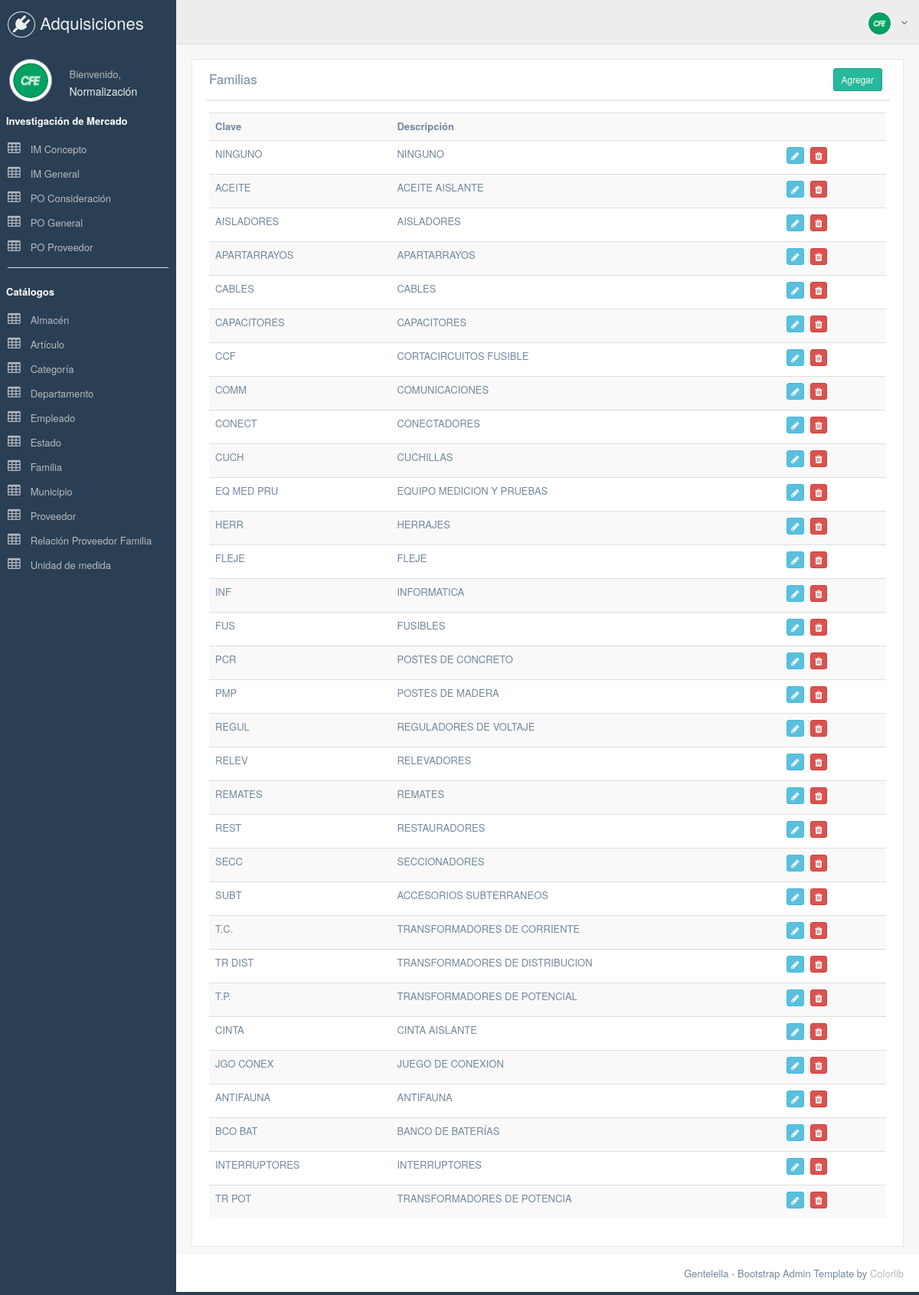
The page /index.php/familia on the database its author committed.
### tables this page shows
CREATE TABLE `familia` (
  `id` int(11) NOT NULL,
  `clave` varchar(20) NOT NULL,
  `descripcion` varchar(250) NOT NULL
);

### application/controllers/Familia.php (called while the page is built, shortened)
<?php
class Familia extends CI_Controller{
    function __construct()
    {
        $this->load->model('Familiamodel');
    }
    function index()
    {
        $data['listafamilia'] = $this->Familiamodel->get_all_listafamilia();
        $data['_view'] = 'familia/index';
        $this->load->view('layouts/main',$data);
    }
}

### index.php (called while the page is built, shortened)
<?php
require_once BASEPATH.'core/CodeIgniter.php';

### application/models/Familiamodel.php (called while the page is built, shortened)
<?php
class Familiamodel extends CI_Model
{
    function get_all_listafamilia()
    {
        return $this->db->get('familia')->result_array();
    }
}

### application/views/familia/index.php (the view)
<div class="row">
  	<div class="col-md-12 col-sm-12 col-xs-12">
        <div class="x_panel">
          	<div class="x_title">
                <h2>Familias</h2>
                <div class="nav navbar-right">
					<a href="<?php echo site_url('familia/add'); ?>" class="btn btn-success btn-sm">Agregar</a>
				</div>
                <div class="clearfix"></div>
          	</div>
          	<div class="x_content">
  				<table class="table table-striped">
				    <tr>
						<th>Clave</th>
						<th>Descripción</th>
						<th></th>
				    </tr>
					<?php foreach($listafamilia as $f){ ?>
				    <tr>
						<td><?php echo $f['clave']; ?></td>
						<td><?php echo $f['descripcion']; ?></td>
						<td>
				            <a href="<?php echo site_url('familia/edit/'.$f['id']); ?>" class="btn btn-info btn-xs"><span class="fa fa-pencil"></span></a>
				            <a href="<?php echo site_url('familia/remove/'.$f['id']); ?>" onclick="return confirm('¿Desea eliminar la familia seleccionada?');" class="btn btn-danger btn-xs"><span class="fa fa-trash"></span></a>
				        </td>
				    </tr>
					<?php } ?>
				</table>
          	</div>
        </div>
  	</div>
</div>

### application/views/layouts/main.php (style rules this page uses)
a { color: #b6bac1; }

### rows shown on the page
familia: clave "NINGUNO", descripcion "NINGUNO"
familia: clave "ACEITE", descripcion "ACEITE AISLANTE"
familia: clave "AISLADORES", descripcion "AISLADORES"
familia: clave "APARTARRAYOS", descripcion "APARTARRAYOS"
familia: clave "CABLES", descripcion "CABLES"
familia: clave "CAPACITORES", descripcion "CAPACITORES"
familia: clave "CCF", descripcion "CORTACIRCUITOS FUSIBLE"
familia: clave "COMM", descripcion "COMUNICACIONES"
familia: clave "CONECT", descripcion "CONECTADORES"
familia: clave "CUCH", descripcion "CUCHILLAS"
familia: clave "EQ MED PRU", descripcion "EQUIPO MEDICION Y PRUEBAS"
familia: clave "HERR", descripcion "HERRAJES"
familia: clave "FLEJE", descripcion "FLEJE"
familia: clave "INF", descripcion "INFORMATICA"
familia: clave "FUS", descripcion "FUSIBLES"
familia: clave "PCR", descripcion "POSTES DE CONCRETO"
familia: clave "PMP", descripcion "POSTES DE MADERA"
familia: clave "REGUL", descripcion "REGULADORES DE VOLTAJE"
familia: clave "RELEV", descripcion "RELEVADORES"
familia: clave "REMATES", descripcion "REMATES"
familia: clave "REST", descripcion "RESTAURADORES"
familia: clave "SECC", descripcion "SECCIONADORES"
familia: clave "SUBT", descripcion "ACCESORIOS SUBTERRANEOS"
familia: clave "T.C.", descripcion "TRANSFORMADORES DE CORRIENTE"
familia: clave "TR DIST", descripcion "TRANSFORMADORES DE DISTRIBUCION"
familia: clave "T.P.", descripcion "TRANSFORMADORES DE POTENCIAL"
familia: clave "CINTA", descripcion "CINTA AISLANTE"
familia: clave "JGO CONEX", descripcion "JUEGO DE CONEXION"
familia: clave "ANTIFAUNA", descripcion "ANTIFAUNA"
familia: clave "BCO BAT", descripcion "BANCO DE BATERÍAS"
familia: clave "INTERRUPTORES", descripcion "INTERRUPTORES"
familia: clave "TR POT", descripcion "TRANSFORMADORES DE POTENCIA"
